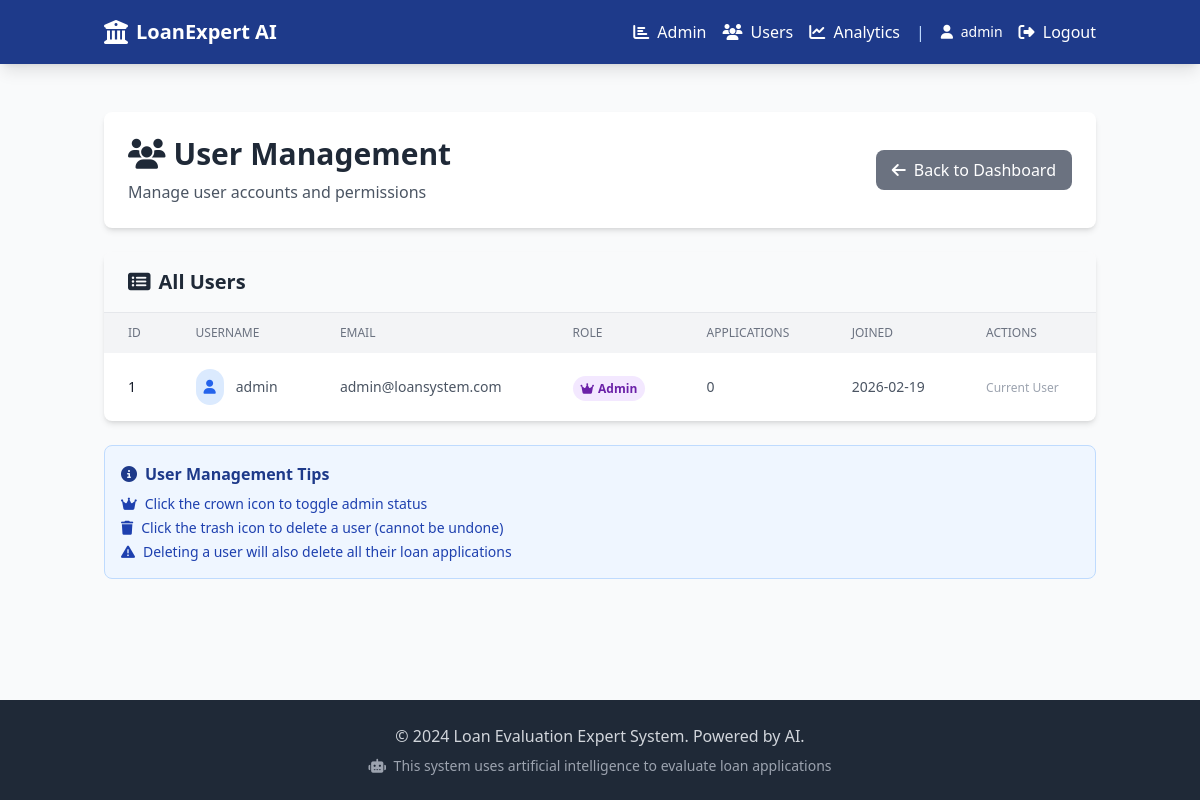
/admin/users (signed in), run on an earlier commit of the app's database.
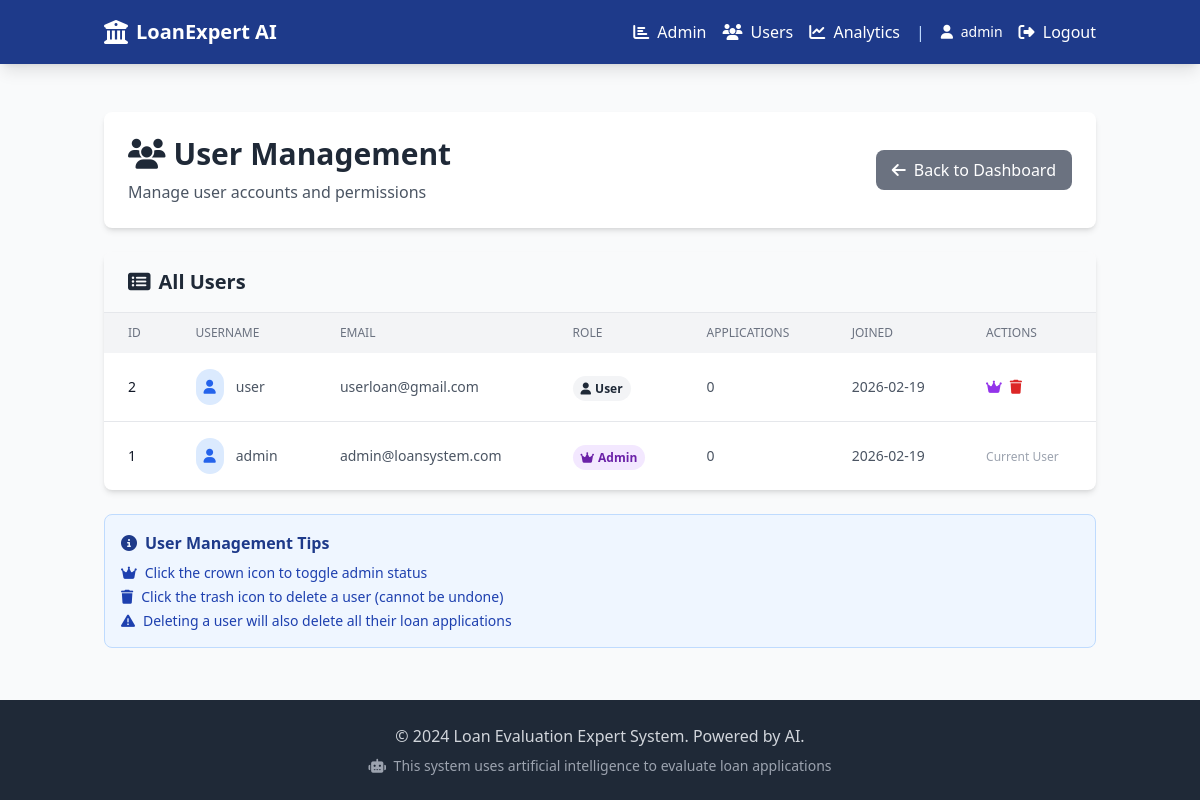
And on a later commit of the database.
### models.py (models this page shows, shortened)
class User(db.Model):
    __tablename__ = 'users'
    id = db.Column(db.Integer, primary_key=True)
    username = db.Column(db.String(80), unique=True, nullable=False)
    email = db.Column(db.String(120), unique=True, nullable=False)
    password_hash = db.Column(db.String(256), nullable=False)
    is_admin = db.Column(db.Boolean, default=False)
    created_at = db.Column(db.DateTime, default=datetime.utcnow)
    updated_at = db.Column(db.DateTime, default=datetime.utcnow, onupdate=datetime.utcnow)
    loan_applications = db.relationship('LoanApplication', backref='user', lazy=True)

### app.py (the view)
@app.route('/admin/users')
@admin_required
def admin_users():
    users = User.query.order_by(User.created_at.desc()).all()
    return render_template('admin_users.html', users=users)

### app.py (called while the page is built)
def admin_required(f):
    @wraps(f)
    def decorated_function(*args, **kwargs):
        if 'user_id' not in session:
            flash('Please log in to access this page.', 'error')
            return redirect(url_for('login'))
        user = User.query.get(session['user_id'])
        if not user or not user.is_admin:
            flash('You do not have permission to access this page.', 'error')
            return redirect(url_for('dashboard'))
        return f(*args, **kwargs)
    return decorated_function

### templates/admin_users.html (shortened to what this page needs)
{% extends "base.html" %}
{% block content %}
<div class="space-y-6">
    <div class="bg-white rounded-lg shadow-md p-6">
        <div class="flex items-center justify-between">
            <div>
                <h1 class="text-3xl font-bold text-gray-800">
                    <i class="fas fa-users mr-2"></i>User Management
                </h1>
                <p class="text-gray-600 mt-2">
                    Manage user accounts and permissions
                </p>
            </div>
            <a href="{{ url_for('admin_dashboard') }}" class="bg-gray-500 text-white px-4 py-2 rounded-lg hover:bg-gray-600 transition-colors">
                <i class="fas fa-arrow-left mr-2"></i>Back to Dashboard
            </a>
        </div>
    </div>
    <div class="bg-white rounded-lg shadow-md overflow-hidden">
        <div class="bg-gray-50 px-6 py-4 border-b">
            <h2 class="text-xl font-semibold text-gray-800">
                <i class="fas fa-list-alt mr-2"></i>All Users
            </h2>
        </div>
        {% if users %}
        <div class="overflow-x-auto">
            <table class="w-full">
                <thead class="bg-gray-100">
                    <tr>
                        <th class="px-6 py-3 text-left text-xs font-medium text-gray-500 uppercase">ID</th>
                        <th class="px-6 py-3 text-left text-xs font-medium text-gray-500 uppercase">Username</th>
                        <th class="px-6 py-3 text-left text-xs font-medium text-gray-500 uppercase">Email</th>
                        <th class="px-6 py-3 text-left text-xs font-medium text-gray-500 uppercase">Role</th>
                        <th class="px-6 py-3 text-left text-xs font-medium text-gray-500 uppercase">Applications</th>
                        <th class="px-6 py-3 text-left text-xs font-medium text-gray-500 uppercase">Joined</th>
                        <th class="px-6 py-3 text-left text-xs font-medium text-gray-500 uppercase">Actions</th>
                    </tr>
                </thead>
                <tbody class="divide-y divide-gray-200">
                    {% for user in users %}
                    <tr class="hover:bg-gray-50">
                        <td class="px-6 py-4 whitespace-nowrap text-sm font-medium text-gray-900">{{ user.id }}</td>
                        <td class="px-6 py-4 whitespace-nowrap text-sm text-gray-600">
                            <div class="flex items-center">
                                <div class="bg-blue-100 rounded-full p-2 mr-3">
                                    <i class="fas fa-user text-blue-600"></i>
                                </div>
                                {{ user.username }}
                            </div>
                        </td>
                        <td class="px-6 py-4 whitespace-nowrap text-sm text-gray-600">{{ user.email }}</td>
                        <td class="px-6 py-4 whitespace-nowrap">
                            {% if user.is_admin %}
                                <span class="px-2 py-1 text-xs font-semibold rounded-full bg-purple-100 text-purple-800">
                                    <i class="fas fa-crown mr-1"></i>Admin
                                </span>
                            {% else %}
                                <span class="px-2 py-1 text-xs font-semibold rounded-full bg-gray-100 text-gray-800">
                                    <i class="fas fa-user mr-1"></i>User
                                </span>
                            {% endif %}
                        </td>
                        <td class="px-6 py-4 whitespace-nowrap text-sm text-gray-600">
                            {{ user.loan_applications|length }}
                        </td>
                        <td class="px-6 py-4 whitespace-nowrap text-sm text-gray-600">
                            {{ user.created_at.strftime('%Y-%m-%d') if user.created_at else 'N/A' }}
                        </td>
                        <td class="px-6 py-4 whitespace-nowrap text-sm">
                            {% if user.id != session.get('user_id') %}
                            <div class="flex space-x-2">
                                <form method="POST" action="{{ url_for('toggle_admin', user_id=user.id) }}" class="inline">
                                    <button type="submit" class="text-purple-600 hover:text-purple-800" title="Toggle Admin">
                                        <i class="fas fa-crown"></i>
                                    </button>
                                </form>
                                <form method="POST" action="{{ url_for('delete_user', user_id=user.id) }}" class="inline" onsubmit="return confirm('Are you sure you want to delete this user? This action cannot be undone.');">
                                    <button type="submit" class="text-red-600 hover:text-red-800" title="Delete User">
                                        <i class="fas fa-trash"></i>
                                    </button>
                                </form>
                            </div>
                            {% else %}
                            <span class="text-gray-400 text-xs">Current User</span>
                            {% endif %}
                        </td>
                    </tr>
                    {% endfor %}
                </tbody>
            </table>
        </div>
        {% endif %}
    </div>
    <div class="bg-blue-50 border border-blue-200 rounded-lg p-4">
        <h3 class="font-semibold text-blue-900 mb-2">
            <i class="fas fa-info-circle mr-2"></i>User Management Tips
        </h3>
        <ul class="text-sm text-blue-800 space-y-1">
            <li><i class="fas fa-crown mr-2"></i>Click the crown icon to toggle admin status</li>
            <li><i class="fas fa-trash mr-2"></i>Click the trash icon to delete a user (cannot be undone)</li>
            <li><i class="fas fa-exclamation-triangle mr-2"></i>Deleting a user will also delete all their loan applications</li>
        </ul>
    </div>
</div>
{% endblock %}

### templates/base.html (shortened to what this page needs)
<!DOCTYPE html>
<html lang="en">
<head>
    <script src="https://cdn.tailwindcss.com"></script>
    <link rel="stylesheet" href="https://cdnjs.cloudflare.com/ajax/libs/font-awesome/6.4.0/css/all.min.css">
    <link rel="stylesheet" href="{{ url_for('static', filename='css/styles.css') }}">
</head>
<body class="bg-gray-50 min-h-screen flex flex-col">
    <nav class="bg-blue-900 text-white shadow-lg">
        <div class="container mx-auto px-4">
            <div class="flex items-center justify-between h-16">
                <a href="{{ url_for('index') }}" class="flex items-center space-x-2">
                    <i class="fas fa-building-columns text-2xl"></i>
                    <span class="font-bold text-xl">LoanExpert AI</span>
                </a>
                <div class="flex items-center space-x-4">
                    {% if session.get('user_id') %}
                        {% if session.get('is_admin') %}
                            <a href="{{ url_for('admin_dashboard') }}" class="navbar-link">
                                <i class="fas fa-chart-bar mr-1"></i> Admin
                            </a>
                            <a href="{{ url_for('admin_users') }}" class="navbar-link">
                                <i class="fas fa-users mr-1"></i> Users
                            </a>
                            <a href="{{ url_for('admin_analytics') }}" class="navbar-link">
                                <i class="fas fa-chart-line mr-1"></i> Analytics
                            </a>
                        {% endif %}
                        <span class="text-blue-200">|</span>
                        <span class="text-sm">
                            <i class="fas fa-user mr-1"></i> {{ session.get('username') }}
                        </span>
                        <a href="{{ url_for('logout') }}" class="navbar-logout">
                            <i class="fas fa-sign-out-alt mr-1"></i> Logout
                        </a>
                    {% endif %}
                </div>
            </div>
        </div>
    </nav>
    <main class="flex-grow container mx-auto px-4 py-8">
        {% block content %}{% endblock %}
    </main>
    <footer class="bg-gray-800 text-gray-300 py-6 mt-auto">
        <div class="container mx-auto px-4 text-center">
            <p>&copy; 2024 Loan Evaluation Expert System. Powered by AI.</p>
            <p class="text-sm text-gray-400 mt-2">
                <i class="fas fa-robot mr-1"></i>
                This system uses artificial intelligence to evaluate loan applications
            </p>
        </div>
    </footer>
</body>
</html>

### static/css/styles.css (style rules this page uses)
.navbar-link { @apply hover:bg-blue-800 px-3 py-2 rounded text-white transition-colors duration-200; }
.navbar-logout { @apply hover:bg-red-600 px-3 py-2 rounded bg-red-700 text-white transition-colors duration-200; }

What changed in the data, as far as the page shows it:
added User: id "2", username "user", email "userloan@gmail.com", is_admin False (drawn), loan_applications|length "0", created_at "2026-02-19"
